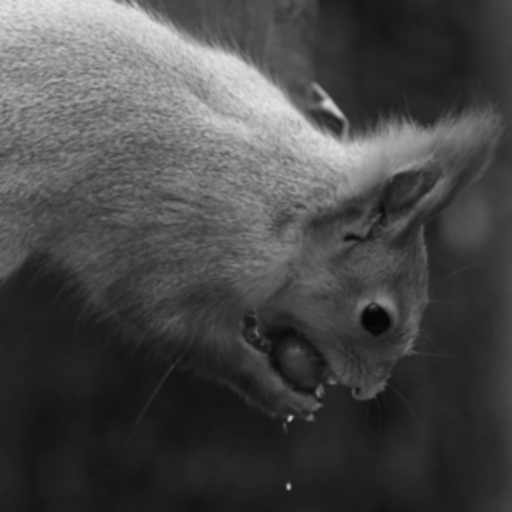
#> input picture image deconvolution/resources/orig.png, 512 x 512 px
$ python van_cittert.py
#> lines starting #> are read from the running program, lines starting #| are printed output that depends on the picture
# Python code to perform Van-Cittert deconvolution on the provided image file.
# It reads the image at the path provided by the developer message, applies Van-Cittert for k=2,5,15,
# saves reconstructions and absolute differences, and displays the three reconstructions and diffs inline.

from pathlib import Path
import numpy as np
from PIL import Image
from scipy.signal import fftconvolve
import imageio
import matplotlib.pyplot as plt

input_path = Path("resources/orig.png")

if not input_path.exists():
    raise FileNotFoundError(f"Input image not found at {input_path}. Please upload or place the file there.")

# Read image and convert to grayscale float32
img = Image.open(input_path).convert("L")  # convert to grayscale
#> img is the input picture: PIL image 512x512 L; min 5, max 230, mean 72
g = np.asarray(img, dtype=np.float32)

# Normalize image to original dynamic range preserved (no scaling to 0-1 to keep values)
# But we will save as 32-bit TIFF to preserve floats (PIL doesn't save float TIFF directly well,
# so we scale to 0-65535 and save uint16, and also save PNG previews)
def save_float_as_uint16(path, arr):
    # Clip to finite, then scale to 0-65535 for uint16 saving
    arr = np.array(arr, dtype=np.float32)
    arr = np.nan_to_num(arr, nan=0.0, posinf=0.0, neginf=0.0)
    mn, mx = arr.min(), arr.max()
    if mx == mn:
        scaled = np.zeros_like(arr, dtype=np.uint16)
    else:
        scaled = ((arr - mn) / (mx - mn) * 65535.0).astype(np.uint16)
    imageio.imwrite(str(path), scaled)
    return mn, mx

out_dir = Path("output")
out_dir.mkdir(exist_ok=True)

# Define PSF kernel (5x5) and normalize by 256
kernel_raw = np.array([
    [1, 4, 6, 4, 1],
    [4,16,24,16,4],
    [6,24,36,24,6],
    [4,16,24,16,4],
    [1,4,6,4,1]
], dtype=np.float32)
psf = kernel_raw / 256.0  # normalized

# Van-Cittert deconvolution function
def van_cittert(g, psf, alpha=1.0, iterations=10, boundary='symm'):
    """
    Van Cittert deconvolution: f_{n+1} = f_n + alpha * (g - h * f_n)
    Uses FFT convolution for speed (fftconvolve) with 'same' mode.
    """
    f = g.copy().astype(np.float32)
    for i in range(iterations):
        conv = fftconvolve(f, psf, mode='same')
        f = f + alpha * (g - conv)
    return f

# Run for k = 2,5,15 and save results + absolute differences
ks = [2,5,15]
saved_files = []
for k in ks:
    recon = van_cittert(g, psf, alpha=1.0, iterations=k)
    recon_name = out_dir / f"recon_k{k}.tif"
    # Save reconstruction as uint16 TIFF (scaled), but also save PNG preview
    mn, mx = save_float_as_uint16(recon_name, recon)
    # Save PNG preview (8-bit) for quick viewing scaled to 0-255
    recon_preview = ((recon - recon.min()) / (recon.max() - recon.min()) * 255).astype(np.uint8) if recon.max()!=recon.min() else np.zeros_like(recon, dtype=np.uint8)
    imageio.imwrite(str(out_dir / f"recon_k{k}_preview.png"), recon_preview)

    # Absolute difference |g - recon|
    diff = np.abs(g - recon)
    diff_name = out_dir / f"absdiff_k{k}.tif"
    save_float_as_uint16(diff_name, diff)
    diff_preview = ((diff - diff.min()) / (diff.max() - diff.min()) * 255).astype(np.uint8) if diff.max()!=diff.min() else np.zeros_like(diff, dtype=np.uint8)
    imageio.imwrite(str(out_dir / f"absdiff_k{k}_preview.png"), diff_preview)

    saved_files.append((recon_name, out_dir / f"recon_k{k}_preview.png", diff_name, out_dir / f"absdiff_k{k}_preview.png"))
#> this loop made 3 passes
#> pass 1, `recon = van_cittert(g, psf, alpha=1.0, iterations=k)`:
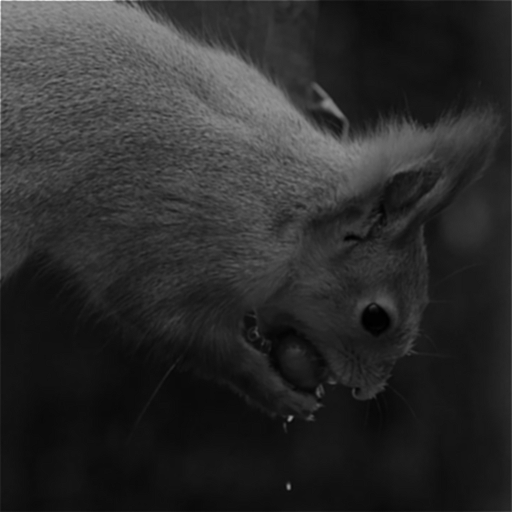
#> recon: shape (512, 512) float32; min 3.28, max 398.8, mean 72.2; drawn with min black and max white
#> pass 1, `diff = np.abs(g - recon)`:
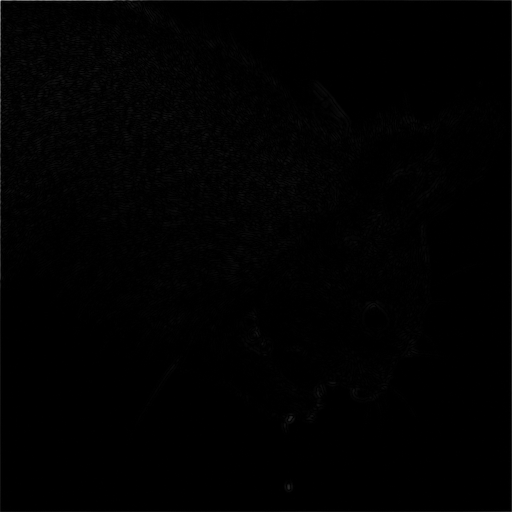
#> diff: shape (512, 512) float32; min 0, max 188.8, mean 1.8
#> after the loop, saved_files = 3 items

# Display the three reconstructions and diffs using matplotlib (one plot per image as required)
fig, axes = plt.subplots(3,2, figsize=(10,15))
for idx, k in enumerate(ks):
    recon_preview = imageio.imread(str(out_dir / f"recon_k{k}_preview.png"))
    diff_preview = imageio.imread(str(out_dir / f"absdiff_k{k}_preview.png"))
#> diff_preview: shape (512, 512); min 0, max 255, mean 2
    axes[idx,0].imshow(recon_preview, cmap='gray')
    axes[idx,0].set_title(f"Reconstruction k={k}")
    axes[idx,0].axis('off')
    axes[idx,1].imshow(diff_preview, cmap='gray')
    axes[idx,1].set_title(f"|orig - recon| k={k}")
    axes[idx,1].axis('off')

plt.tight_layout()
plt.show()

# Print saved file locations
print("Saved files (TIFF reconstructions and diffs are scaled to uint16):")
for recon_tiff, recon_png, diff_tiff, diff_png in saved_files:
    print(f"- Reconstruction: {recon_tiff}  (preview: {recon_png})")
    print(f"  Absolute diff:  {diff_tiff}  (preview: {diff_png})")
#> this loop made 3 passes
#| - Reconstruction: output/recon_k2.tif  (preview: output/recon_k2_preview.png)
#|   Absolute diff:  output/absdiff_k2.tif  (preview: output/absdiff_k2_preview.png)
#| - Reconstruction: output/recon_k5.tif  (preview: output/recon_k5_preview.png)
#|   Absolute diff:  output/absdiff_k5.tif  (preview: output/absdiff_k5_preview.png)
#| - Reconstruction: output/recon_k15.tif  (preview: output/recon_k15_preview.png)
#|   Absolute diff:  output/absdiff_k15.tif  (preview: output/absdiff_k15_preview.png)

# Provide a small function to compute MSE and PSNR between original and reconstructions
def mse(a,b):
    return np.mean((a.astype(np.float64) - b.astype(np.float64))**2)

print("\nQuality metrics (MSE):")
for k in ks:
    recon = imageio.imread(str(out_dir / f"recon_k{k}_preview.png")).astype(np.float32)
#> recon: shape (512, 512) float32; min 0, max 255, mean 44
    # convert preview back to approximate original scale for metric (not exact)
    m = mse(g, (recon/255.0)*(g.max()-g.min()) + g.min())
#> m = 1230
    print(f" k={k}: approx MSE = {m:.3f}")
#|  k=2: approx MSE = 1230.033

# Show download path
print(f"\nAll results are in: {out_dir}")
